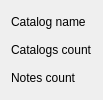
<?xml version="1.0" encoding="UTF-8"?>
<ui version="4.0">
 <class>CatalogTile</class>
 <widget class="QWidget" name="CatalogTile">
  <property name="geometry">
   <rect>
    <x>0</x>
    <y>0</y>
    <width>100</width>
    <height>100</height>
   </rect>
  </property>
  <property name="windowTitle">
   <string>Form</string>
  </property>
  <layout class="QGridLayout" name="gridLayout">
   <item row="0" column="0">
    <widget class="QLabel" name="catalogName">
     <property name="text">
      <string>Catalog name</string>
     </property>
    </widget>
   </item>
   <item row="1" column="0">
    <widget class="QLabel" name="catalogCount">
     <property name="text">
      <string>Catalogs count</string>
     </property>
    </widget>
   </item>
   <item row="2" column="0">
    <widget class="QLabel" name="notesCount">
     <property name="text">
      <string>Notes count</string>
     </property>
    </widget>
   </item>
  </layout>
 </widget>
 <resources/>
 <connections/>
</ui>
